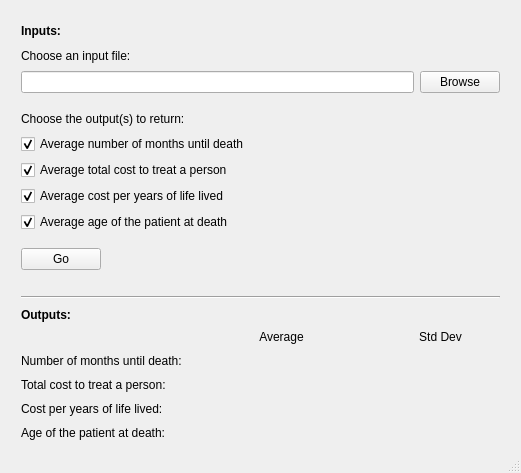
<?xml version="1.0" encoding="UTF-8"?>
<ui version="4.0">
 <class>MainWindow</class>
 <widget class="QMainWindow" name="MainWindow">
  <property name="geometry">
   <rect>
    <x>0</x>
    <y>0</y>
    <width>521</width>
    <height>473</height>
   </rect>
  </property>
  <property name="sizePolicy">
   <sizepolicy hsizetype="Fixed" vsizetype="Fixed">
    <horstretch>0</horstretch>
    <verstretch>0</verstretch>
   </sizepolicy>
  </property>
  <property name="windowTitle">
   <string>Output Averages</string>
  </property>
  <widget class="QWidget" name="centralWidget">
   <widget class="QWidget" name="verticalLayoutWidget">
    <property name="geometry">
     <rect>
      <x>10</x>
      <y>10</y>
      <width>501</width>
      <height>441</height>
     </rect>
    </property>
    <layout class="QVBoxLayout" name="verticalLayout">
     <item>
      <widget class="QLabel" name="label_8">
       <property name="font">
        <font>
         <weight>75</weight>
         <bold>true</bold>
        </font>
       </property>
       <property name="text">
        <string>Inputs:</string>
       </property>
      </widget>
     </item>
     <item>
      <widget class="QLabel" name="label">
       <property name="text">
        <string>Choose an input file:</string>
       </property>
      </widget>
     </item>
     <item>
      <layout class="QHBoxLayout" name="horizontalLayout">
       <item>
        <widget class="QLineEdit" name="fileLabel"/>
       </item>
       <item>
        <widget class="QPushButton" name="browseButton">
         <property name="text">
          <string>Browse</string>
         </property>
        </widget>
       </item>
      </layout>
     </item>
     <item>
      <spacer name="verticalSpacer_3">
       <property name="orientation">
        <enum>Qt::Vertical</enum>
       </property>
       <property name="sizeType">
        <enum>QSizePolicy::Fixed</enum>
       </property>
       <property name="sizeHint" stdset="0">
        <size>
         <width>20</width>
         <height>10</height>
        </size>
       </property>
      </spacer>
     </item>
     <item>
      <widget class="QLabel" name="label_2">
       <property name="text">
        <string>Choose the output(s) to return:</string>
       </property>
      </widget>
     </item>
     <item>
      <widget class="QCheckBox" name="avgMonthsToDeath_CB">
       <property name="text">
        <string>Average number of months until death</string>
       </property>
       <property name="checked">
        <bool>true</bool>
       </property>
      </widget>
     </item>
     <item>
      <widget class="QCheckBox" name="avgTotalCost_CB">
       <property name="text">
        <string>Average total cost to treat a person</string>
       </property>
       <property name="checked">
        <bool>true</bool>
       </property>
      </widget>
     </item>
     <item>
      <widget class="QCheckBox" name="avgCostPerYear_CB">
       <property name="text">
        <string>Average cost per years of life lived</string>
       </property>
       <property name="checked">
        <bool>true</bool>
       </property>
      </widget>
     </item>
     <item>
      <widget class="QCheckBox" name="avgAgeAtDeath_CB">
       <property name="text">
        <string>Average age of the patient at death</string>
       </property>
       <property name="checked">
        <bool>true</bool>
       </property>
      </widget>
     </item>
     <item>
      <spacer name="verticalSpacer_5">
       <property name="orientation">
        <enum>Qt::Vertical</enum>
       </property>
       <property name="sizeType">
        <enum>QSizePolicy::Fixed</enum>
       </property>
       <property name="sizeHint" stdset="0">
        <size>
         <width>20</width>
         <height>10</height>
        </size>
       </property>
      </spacer>
     </item>
     <item>
      <layout class="QHBoxLayout" name="horizontalLayout_3">
       <property name="topMargin">
        <number>0</number>
       </property>
       <item>
        <widget class="QPushButton" name="okButton">
         <property name="text">
          <string>Go</string>
         </property>
        </widget>
       </item>
       <item>
        <spacer name="horizontalSpacer_2">
         <property name="orientation">
          <enum>Qt::Horizontal</enum>
         </property>
         <property name="sizeHint" stdset="0">
          <size>
           <width>40</width>
           <height>20</height>
          </size>
         </property>
        </spacer>
       </item>
      </layout>
     </item>
     <item>
      <spacer name="verticalSpacer_4">
       <property name="orientation">
        <enum>Qt::Vertical</enum>
       </property>
       <property name="sizeType">
        <enum>QSizePolicy::Fixed</enum>
       </property>
       <property name="sizeHint" stdset="0">
        <size>
         <width>20</width>
         <height>20</height>
        </size>
       </property>
      </spacer>
     </item>
     <item>
      <widget class="Line" name="line">
       <property name="orientation">
        <enum>Qt::Horizontal</enum>
       </property>
      </widget>
     </item>
     <item>
      <widget class="QLabel" name="label_4">
       <property name="font">
        <font>
         <weight>75</weight>
         <bold>true</bold>
        </font>
       </property>
       <property name="text">
        <string>Outputs:</string>
       </property>
      </widget>
     </item>
     <item>
      <layout class="QGridLayout" name="gridLayout_2">
       <property name="horizontalSpacing">
        <number>40</number>
       </property>
       <property name="verticalSpacing">
        <number>10</number>
       </property>
       <item row="4" column="0">
        <widget class="QLabel" name="label_7">
         <property name="text">
          <string>Age of the patient at death:</string>
         </property>
        </widget>
       </item>
       <item row="2" column="0">
        <widget class="QLabel" name="label_5">
         <property name="text">
          <string>Total cost to treat a person: </string>
         </property>
        </widget>
       </item>
       <item row="0" column="1">
        <widget class="QLabel" name="label_9">
         <property name="text">
          <string>Average</string>
         </property>
         <property name="alignment">
          <set>Qt::AlignCenter</set>
         </property>
        </widget>
       </item>
       <item row="1" column="0">
        <widget class="QLabel" name="label_3">
         <property name="text">
          <string>Number of months until death:</string>
         </property>
        </widget>
       </item>
       <item row="3" column="0">
        <widget class="QLabel" name="label_6">
         <property name="text">
          <string>Cost per years of life lived:</string>
         </property>
        </widget>
       </item>
       <item row="0" column="2">
        <widget class="QLabel" name="label_10">
         <property name="text">
          <string>Std Dev</string>
         </property>
         <property name="alignment">
          <set>Qt::AlignCenter</set>
         </property>
        </widget>
       </item>
       <item row="2" column="1">
        <widget class="QLabel" name="avgTotalCost">
         <property name="text">
          <string/>
         </property>
         <property name="alignment">
          <set>Qt::AlignCenter</set>
         </property>
        </widget>
       </item>
       <item row="4" column="1">
        <widget class="QLabel" name="avgAgeAtDeath">
         <property name="text">
          <string/>
         </property>
         <property name="alignment">
          <set>Qt::AlignCenter</set>
         </property>
        </widget>
       </item>
       <item row="3" column="1">
        <widget class="QLabel" name="avgCostPerYear">
         <property name="text">
          <string/>
         </property>
         <property name="alignment">
          <set>Qt::AlignCenter</set>
         </property>
        </widget>
       </item>
       <item row="1" column="1">
        <widget class="QLabel" name="avgMonthsToDeath">
         <property name="text">
          <string/>
         </property>
         <property name="alignment">
          <set>Qt::AlignCenter</set>
         </property>
        </widget>
       </item>
       <item row="1" column="2">
        <widget class="QLabel" name="sdMonthsToDeath">
         <property name="text">
          <string/>
         </property>
         <property name="alignment">
          <set>Qt::AlignCenter</set>
         </property>
        </widget>
       </item>
       <item row="2" column="2">
        <widget class="QLabel" name="sdTotalCost">
         <property name="text">
          <string/>
         </property>
         <property name="alignment">
          <set>Qt::AlignCenter</set>
         </property>
        </widget>
       </item>
       <item row="3" column="2">
        <widget class="QLabel" name="sdCostPerYear">
         <property name="text">
          <string/>
         </property>
         <property name="alignment">
          <set>Qt::AlignCenter</set>
         </property>
        </widget>
       </item>
       <item row="4" column="2">
        <widget class="QLabel" name="sdAgeAtDeath">
         <property name="text">
          <string/>
         </property>
         <property name="alignment">
          <set>Qt::AlignCenter</set>
         </property>
        </widget>
       </item>
      </layout>
     </item>
    </layout>
   </widget>
  </widget>
  <widget class="QStatusBar" name="statusBar"/>
 </widget>
 <layoutdefault spacing="6" margin="11"/>
 <resources/>
 <connections>
  <connection>
   <sender>avgAgeAtDeath_CB</sender>
   <signal>clicked()</signal>
   <receiver>MainWindow</receiver>
   <slot>update()</slot>
   <hints>
    <hint type="sourcelabel">
     <x>280</x>
     <y>214</y>
    </hint>
    <hint type="destinationlabel">
     <x>281</x>
     <y>236</y>
    </hint>
   </hints>
  </connection>
  <connection>
   <sender>avgCostPerYear_CB</sender>
   <signal>clicked()</signal>
   <receiver>MainWindow</receiver>
   <slot>update()</slot>
   <hints>
    <hint type="sourcelabel">
     <x>280</x>
     <y>188</y>
    </hint>
    <hint type="destinationlabel">
     <x>281</x>
     <y>236</y>
    </hint>
   </hints>
  </connection>
  <connection>
   <sender>avgMonthsToDeath_CB</sender>
   <signal>clicked()</signal>
   <receiver>MainWindow</receiver>
   <slot>update()</slot>
   <hints>
    <hint type="sourcelabel">
     <x>280</x>
     <y>136</y>
    </hint>
    <hint type="destinationlabel">
     <x>281</x>
     <y>236</y>
    </hint>
   </hints>
  </connection>
  <connection>
   <sender>avgTotalCost_CB</sender>
   <signal>clicked()</signal>
   <receiver>MainWindow</receiver>
   <slot>update()</slot>
   <hints>
    <hint type="sourcelabel">
     <x>280</x>
     <y>162</y>
    </hint>
    <hint type="destinationlabel">
     <x>281</x>
     <y>236</y>
    </hint>
   </hints>
  </connection>
  <connection>
   <sender>fileLabel</sender>
   <signal>textChanged(QString)</signal>
   <receiver>MainWindow</receiver>
   <slot>update()</slot>
   <hints>
    <hint type="sourcelabel">
     <x>237</x>
     <y>62</y>
    </hint>
    <hint type="destinationlabel">
     <x>281</x>
     <y>236</y>
    </hint>
   </hints>
  </connection>
 </connections>
</ui>
